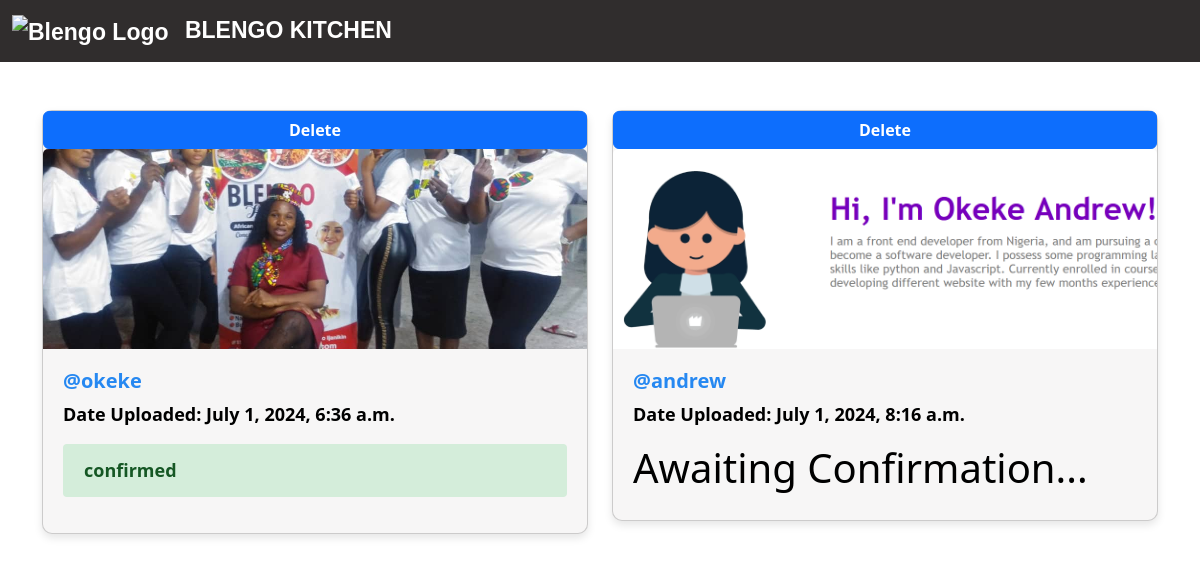
/pictures/, run on the app's committed database.
### base/models.py (models this page shows, shortened)
class Contribution(models.Model):
    user = models.ForeignKey(User, on_delete=models.CASCADE)
    contributionimage = models.ImageField(upload_to='contribution_images',null=True,blank=True)
    created_at = models.DateTimeField(default=datetime.now)
    confirmation=models.CharField(max_length=300,null=True,blank=True)

### base/views.py (the view)
# urls.py: path('pictures/',views.pictures,name='pictures'),
def pictures(request):
    contributions = Contribution.objects.all()
    context = {
        'contributions':contributions,
    }
    return render(request,'pictures.html',context)

### base/context_processors.py (called while the page is built)
def user_profile(request):
    if request.user.is_authenticated:
        try:
            profile = Profile.objects.get(user=request.user)
        except Profile.DoesNotExist:
            profile = None
    else:
        profile = None
    return {'user_profile': profile}

### template/pictures.html (shortened to what this page needs)
{% extends 'home.html' %}
{% block content %}
{% include 'nav-bar.html' %}
<div class="container mt-5">
    <div class="row">
        {% for contribution in contributions %}
        {% if contribution.contributionimage %}
            <div class="col-md-6 mb-4">
                <div class="card">
                    <a class="btn btn-primary" href="{% url 'delete' contribution.id%}">Delete</a>
                    <img src="{{ contribution.contributionimage.url }}" class="card-img-top" alt="{{ contribution.user }}">
                    <div class="card-body">
                        <h5 class="card-title">@{{ contribution.user }}</h5>
                        <p class="card-text">Date Uploaded: {{ contribution.created_at }}</p>
                        {% if contribution.confirmation %}
                            <p class="alert-confirmation">{{contribution.confirmation }}</p>
                        {% else %}
                            <h1>Awaiting Confirmation...</h1>
                        {% endif %}
                    </div>
                </div>
            </div>
        {% endif %}
        {% endfor %}
    </div>
</div>
{% endblock %}

### template/pictures.html (style rules this page uses)
.card-title { color: #2688f1; font-weight: bold; }
.alert-confirmation { color: #155724; background-color: #d4edda; border-color: #c3e6cb; padding: .75rem 1.25rem; margin-bottom: 1rem; border: 1px solid transparent; border-radius: .25rem; }
.card-img-top { height: 200px; object-fit: cover; }

### data on the page
Contribution: contributionimage (picture), user "okeke", created_at "July 1, 2024, 6:36 a.m.", confirmation "confirmed"
Contribution: contributionimage (picture), user "andrew", created_at "July 1, 2024, 8:16 a.m.", shows "Awaiting Confirmation..."
